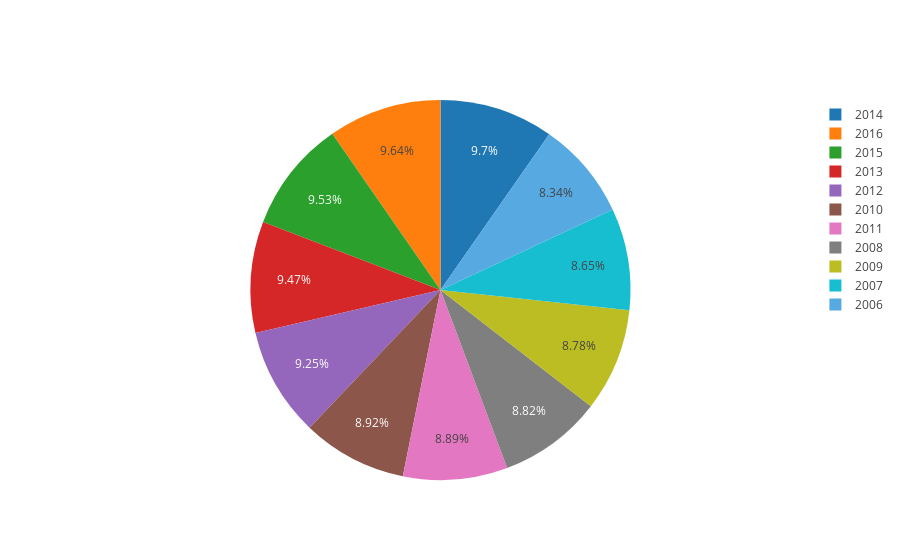
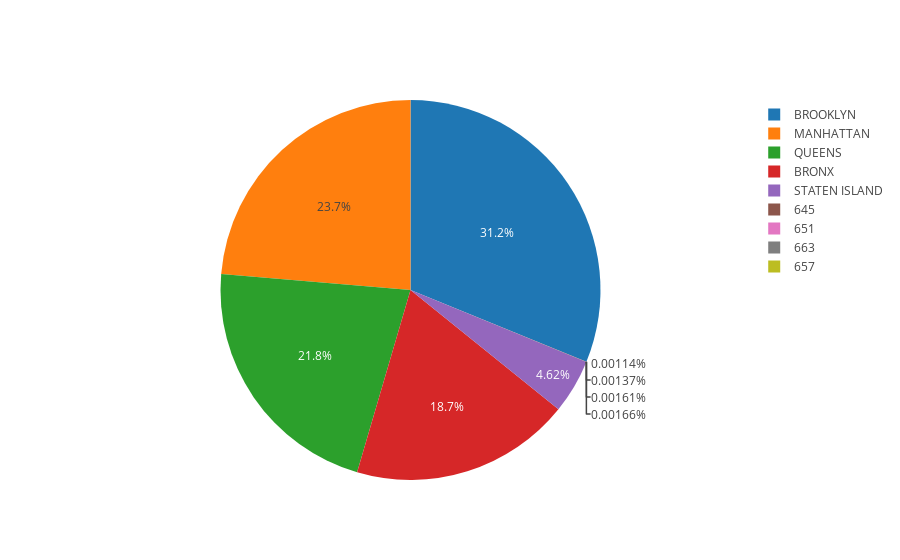

Source (notebook cell) for these figures, in order:
### Code cell
import pandas as pd
import numpy as np
import scipy as sp
import plotly as py
from plotly.graph_objs import *
import plotly.graph_objs as go
import plotly.figure_factory as ff
py.offline.init_notebook_mode(connected=True)
print('Python version ' + sys.version)
print('Pandas version ' + pd.__version__)
print('Matplotlib version ' + matplotlib.__version__)

raw_data = '/Users/cj/Downloads/YEAR_MONTH_BORO_NM_count'
df = pd.read_csv(raw_data, header=None)
df = df.rename(columns={0:'YEAR', 1:'MONTH', 2:'BORO_NM', 3:'COUNT'})

df['YEAR'] = df['YEAR'].str.strip('(')
df['BORO_NM'] = df['BORO_NM'].str.strip(')').str.strip(' ').str.strip("'")
df['COUNT'] = df['COUNT'].str.strip(')')


labels = df['YEAR']
values = df['COUNT']

trace = go.Pie(labels=labels, values=values)

py.offline.iplot([trace], filename='basic_pie_chart')

labels = df['BORO_NM']
values = df['COUNT']

trace = go.Pie(labels=labels, values=values)

py.offline.iplot([trace], filename='basic_pie_chart')

### Figure 1 — Plotly figure (JSON) as saved in the notebook; plotly's stock layout.template omitted (floating-point values rounded to 4 significant figures; data arrays with more than 128 entries replaced by an {"elided": "..."} marker saying what was removed)
{"data": [{"labels": {"elided": "664 str values"}, "type": "pie", "values": {"elided": "664 str values"}}], "layout": {}}

### Figure 2 — Plotly figure (JSON) as saved in the notebook; plotly's stock layout.template omitted (floating-point values rounded to 4 significant figures; data arrays with more than 128 entries replaced by an {"elided": "..."} marker saying what was removed)
{"data": [{"labels": {"elided": "664 str values"}, "type": "pie", "values": {"elided": "664 str values"}}], "layout": {}}
